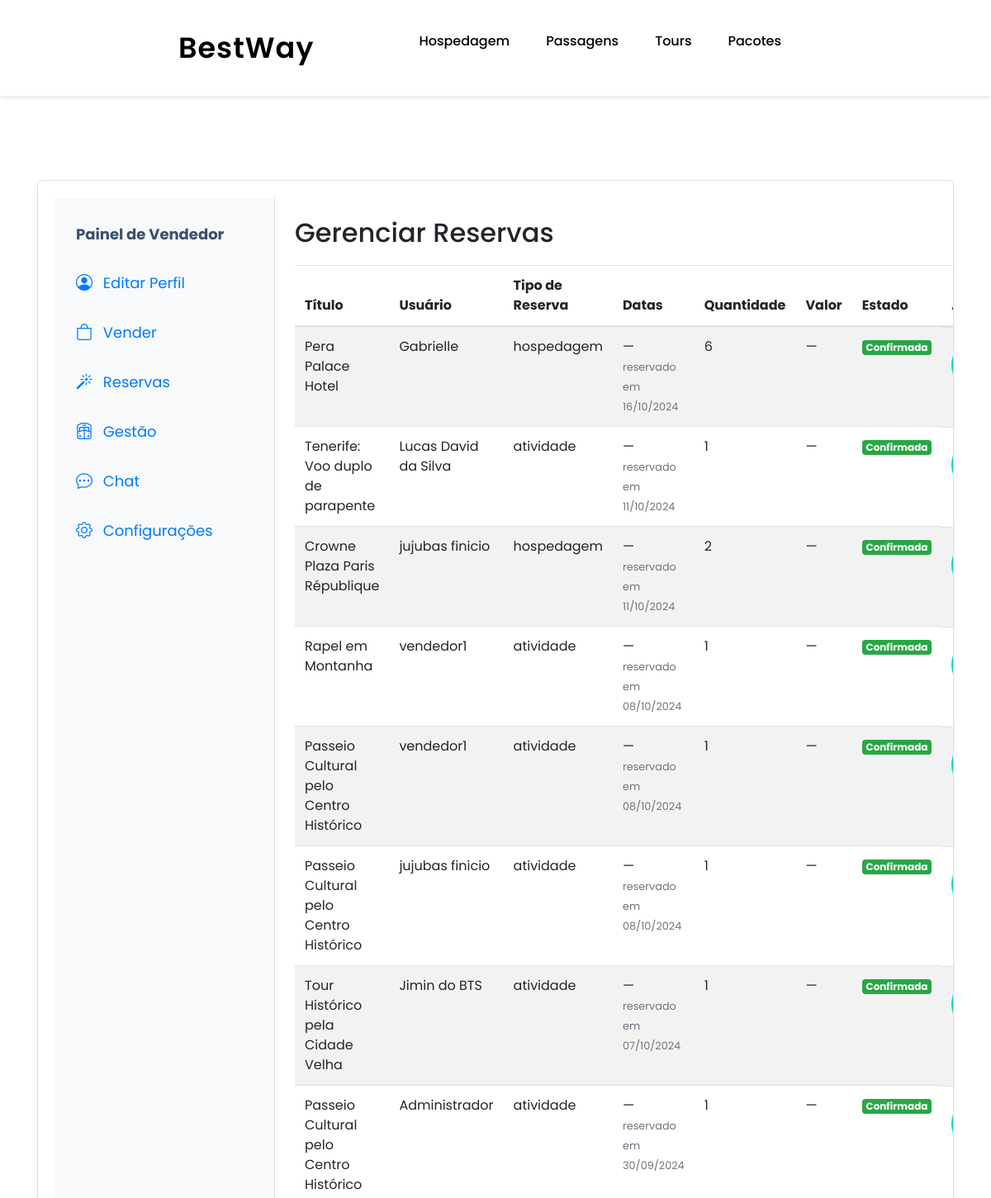
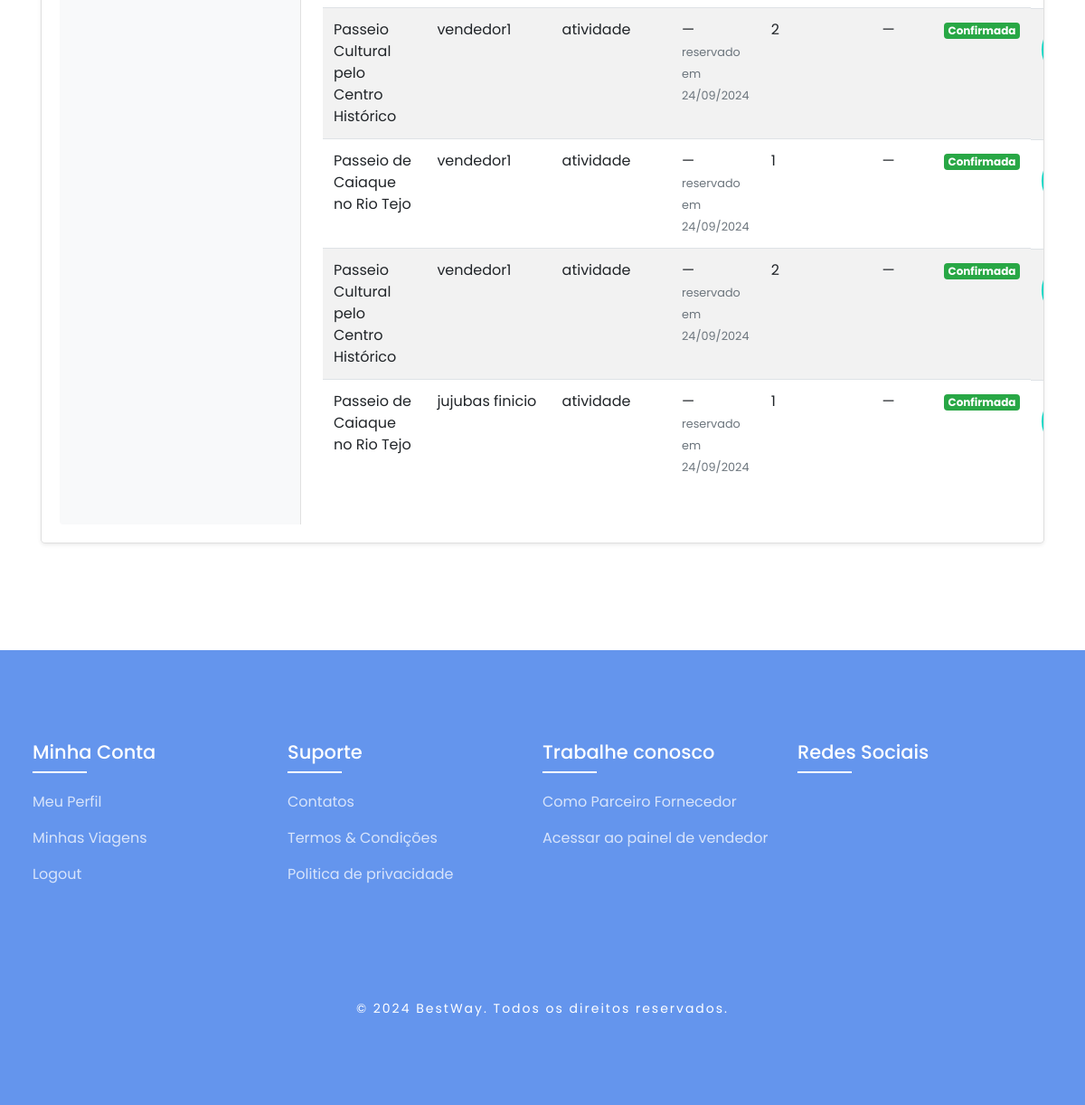
Page /public/vendedor/gerenciar_reservas.php (signed in) on the committed database (2 pictures, top to bottom).
### tables this page shows
CREATE TABLE `t_reservas` (
  `id` int(11) NOT NULL,
  `item_id` int(11) NOT NULL,
  `user_id` int(11) NOT NULL,
  `tipo_reserva` enum('atividade','voo','hospedagem','pacote') NOT NULL,
  `data_reserva` date NOT NULL,
  `quantidade` int(11) NOT NULL,
  `data_inicio` date DEFAULT NULL,
  `data_fim` date DEFAULT NULL,
  `preco_unitario` decimal(10,2) DEFAULT NULL,
  `preco_total` decimal(10,2) DEFAULT NULL,
  `estado` enum('confirmada','cancelada') NOT NULL DEFAULT 'confirmada'
);

CREATE TABLE `t_user` (
  `id` int(11) NOT NULL,
  `nick` varchar(20) NOT NULL,
  `nome` varchar(100) NOT NULL,
  `email` varchar(50) NOT NULL,
  `nome_marca` varchar(150) NOT NULL DEFAULT '',
  `biografia` text DEFAULT NULL,
  `data_nasc` varchar(10) DEFAULT NULL,
  `pass` varchar(255) NOT NULL,
  `foto` varchar(50) DEFAULT NULL,
  `tipo_user` int(11) NOT NULL DEFAULT 0,
  `notificacoes_ofertas` tinyint(1) NOT NULL DEFAULT 1,
  `tipo_antes_bloqueio` int(11) DEFAULT NULL
);

### config/reservas.php (called while the page is built, shortened)
<?php
function reserva_data($texto)
{
    if (!is_string($texto) || !preg_match('/^\d{4}-\d{2}-\d{2}$/', $texto)) {
        return null;
    }
    $data = DateTimeImmutable::createFromFormat('!Y-m-d', $texto);
    return ($data && $data->format('Y-m-d') === $texto) ? $data : null;
}
function reserva_formatar_data($texto)
{
    $data = reserva_data($texto);
    return $data ? $data->format('d/m/Y') : '—';
}
function reserva_formatar_preco($valor)
{
    return $valor === null ? '—' : number_format((float) $valor, 2, ',', '.') . ' €';
}

### public/vendedor/gerenciar_reservas.php (the view, shortened to what this page needs)
<?php
include '../../config/reservas.php';
$vendedor_id = $_SESSION['id'];
$sql = "SELECT r.id, r.item_id, r.tipo_reserva, r.data_reserva, r.quantidade,
               r.data_inicio, r.data_fim, r.preco_total, r.estado, u.nome AS user_nome,
               COALESCE(a.titulo, h.nome) AS titulo
        FROM t_reservas r
        JOIN t_user u ON r.user_id = u.id
        LEFT JOIN t_artigo a ON r.tipo_reserva = 'atividade' AND a.id = r.item_id
        LEFT JOIN t_hospedagem h ON r.tipo_reserva = 'hospedagem' AND h.id = r.item_id
        WHERE a.id_user = ? OR h.id_user = ?
        ORDER BY (r.data_inicio IS NULL), r.data_inicio DESC, r.id DESC";
$stmt = $ligacao->prepare($sql);
$stmt->bind_param("ii", $vendedor_id, $vendedor_id);
$stmt->execute();
$result = $stmt->get_result();
?>
<!DOCTYPE html>
<html lang="pt">
<head>
    <link rel="stylesheet" href="../../assets/css/style.css">
    <link rel="stylesheet" href="../../assets/css/styleperfil.css">
    <link href="https://cdn.jsdelivr.net/npm/bootstrap-icons/font/bootstrap-icons.css" rel="stylesheet">
    <link href="https://cdn.jsdelivr.net/npm/bootstrap@4.5.0/dist/css/bootstrap.min.css" rel="stylesheet">
</head>
<body>
    <header>
        <a href="../../index.html" style="font-size: 35px; font-weight: 600; letter-spacing: 1px; color: black;">BestWay</a>
        <ul class="navbar">
            <li><a href="#home" style="color: black;">Hospedagem</a></li>
            <li><a href="<?= BASE_URL ?>public/voos/voos.php" style="color: black;">Passagens</a></li>
            <li><a href="#destination" style="color: black;">Tours</a></li>
            <li><a href="<?= BASE_URL ?>public/pacotes/pacotes.php" style="color: black;">Pacotes</a></li>
        </ul>
    </header>
    <br><br><br><br><br><br><br>
    <div class="container light-style flex-grow-1 container-p-y">
        <div class="card shadow-sm rounded-lg">
            <div class="row no-gutters">
                <div class="col-md-3 p-3 bg-light rounded-left menu-container">
                    <nav class="menu">
                        <a class="menu-item" style="color: #3A506B"><strong>Painel de Vendedor</strong></a>
                        <a class="menu-item" href="admin.php" onclick="showContent('profile');"><i class="bi bi-person-circle"></i> Editar Perfil</a>
                        <a class="menu-item" href="vender_opcoes.php"><i class="bi bi-bag"></i> Vender</a>
                        <a class="menu-item" href="gerenciar_reservas.php"><i class="bi bi-magic"></i> Reservas</a>
                        <a class="menu-item" href="gestao_opcoes.php"><i class="bi bi-train-freight-front"></i> Gestão</a>
                        <a class="menu-item" href="chat.php"><i class="bi bi-chat-dots"></i> Chat</a>
                        <a class="menu-item" href="configuracoes2.php"><i class="bi bi-gear"></i> Configurações</a>
                    </nav>
                </div>
                <div class="col-md-9 p-4">
                    <h2>Gerenciar Reservas</h2>
                    <table class="table table-striped">
                        <thead>
                            <tr>
                                <th>Título</th>
                                <th>Usuário</th>
                                <th>Tipo de Reserva</th>
                                <th>Datas</th>
                                <th>Quantidade</th>
                                <th>Valor</th>
                                <th>Estado</th>
                                <th>Ações</th>
                            </tr>
                        </thead>
                        <tbody>
                            <?php while ($row = $result->fetch_assoc()): ?>
                            <tr>
                                <td><?php echo htmlspecialchars($row['titulo']); ?></td>
                                <td><?php echo htmlspecialchars($row['user_nome']); ?></td>
                                <td><?php echo htmlspecialchars($row['tipo_reserva']); ?></td>
                                <td>
                                    <?php if ($row['tipo_reserva'] == 'hospedagem' && $row['data_inicio']): ?>
                                        <?= reserva_formatar_data($row['data_inicio']) ?> a <?= reserva_formatar_data($row['data_fim']) ?>
                                    <?php else: ?>
                                        <?= reserva_formatar_data($row['data_inicio']) ?>
                                    <?php endif; ?>
                                    <br><small class="text-muted">reservado em <?= reserva_formatar_data($row['data_reserva']) ?></small>
                                </td>
                                <td><?php echo htmlspecialchars($row['quantidade']); ?></td>
                                <td><?= reserva_formatar_preco($row['preco_total']) ?></td>
                                <td><?= $row['estado'] == 'cancelada' ? '<span class="badge badge-secondary">Cancelada</span>' : '<span class="badge badge-success">Confirmada</span>' ?></td>
                            <td class="action-btns">
                                <?php if ($row['estado'] == 'confirmada'): ?>
                                <button type="button" class="btn btn-edit" data-toggle="modal" data-target="#editModal" data-reserva-id="<?php echo $row['id']; ?>" data-quantidade="<?= (int) $row['quantidade'] ?>">
                                    </button>
                                <?php endif; ?>
                                </td>
                            </tr>
                            <?php endwhile; ?>
                        </tbody>
                    </table>
                </div>
            </div>
        </div>
    </div>
    <br><br>
    <?php include '../../views/partials/footer.php' ?>
</body>
</html>

### assets/css/style.css (style rules this page uses)
* { padding: 0; margin: 0; box-sizing: border-box; font-family: "Poppins", sans-serif; text-decoration: none; list-style: none; scroll-behavior: smooth; }
:root { --bg-color: #fff; --text-color: #221314; --second-color: #4169e1; --main-color: #6495ed; --big-font: 6rem; --h2-font: 3rem; --p-font: 1.1rem; }
body { background: var(--bg-color); color: var(--text-color); }
header { position: fixed; top: 0; right: 0; width: 100%; z-index: 100; display: flex; align-items: center; justify-content: space-between; background: transparent; padding: 30px 18%; transition: ease 0.4s; }
.btn { background: var(--main-color); color: white; padding: 12px 20px; border-radius: 5px; cursor: pointer; }
.navbar { display: flex; }
.navbar a { color: var(--bg-color); font-size: var(--p-font); font-weight: 500; padding: 10px 22px; border-radius: 4px; transition: ease 0.4s; }
body { font-family: Arial, sans-serif; margin: 0; padding: 0; background-color: #f4f4f4; }
@media (max-width: 1400px) { header { padding: 17px 3%; transition: 0.2s; } }
@media (max-width: 1400px) { :root { --big-font: 4.5rem; --h2-font: 2.3rem; --p-font: 1rem; transition: 0.2s; } }

### assets/css/styleperfil.css (style rules this page uses)
body { background-image: url('images/fundo.png'); background-size: cover; background-position: center; font-family: 'San Francisco', 'Helvetica Neue', Arial, sans-serif; margin-top: 30px; color: #333; }
.container { max-width: 300px; margin: 30px auto; padding: 20px; }
.card { background: #ffffff; box-shadow: 0 1px 3px rgba(0, 0, 0, 0.1); padding: 20px; margin-bottom: 20px; }
.btn { background: #007aff; color: #ffffff; padding: 10px 20px; border-radius: 50px; font-size: 14px; transition: background-color 0.3s ease, transform 0.3s ease; }
.card, .btn { border-radius: 12px; }

### public/vendedor/gerenciar_reservas.php (style rules this page uses)
body { font-family: 'Poppins', sans-serif; }
header { position: fixed; top: 0; right: 0; width: 100%; z-index: 100; display: flex; align-items: center; justify-content: space-between; padding: 30px 18%; background-color: white; box-shadow: 0 2px 5px rgba(0, 0, 0, 0.1); }
.menu-container { background-color: #f8f9fa; border-right: 1px solid #e0e0e0; }
.menu { display: flex; flex-direction: column; }
.menu-item { color: #007AFF; padding: 10px; margin: 5px 0; text-decoration: none; font-size: 18px; border-radius: 10px; transition: background-color 0.3s ease, transform 0.2s ease-in-out; }
.menu-item i { margin-right: 8px; font-size: 20px; }
.card { border-radius: 15px; overflow: hidden; }
.table { margin-top: 20px; }
.btn-edit { background-color: transparent; color: #28a745; border-radius: 50px; margin-right: 5px; background-color: transparent; border: 3px solid #00d7c3; }
.action-btns { display: flex; gap: 10px; }

### rows in the picture
t_reservas: titulo "Pera Palace Hotel", user.nome "Gabrielle", tipo_reserva "hospedagem", data_inicio "—", data_reserva "16/10/2024", quantidade "6", preco_total "—", estado "Confirmada"
t_reservas: titulo "Tenerife: Voo duplo de parapente", user.nome "Lucas David da Silva", tipo_reserva "atividade", data_inicio "—", data_reserva "11/10/2024", quantidade "1", preco_total "—", estado "Confirmada"
t_reservas: titulo "Crowne Plaza Paris République", user.nome "jujubas finicio", tipo_reserva "hospedagem", data_inicio "—", data_reserva "11/10/2024", quantidade "2", preco_total "—", estado "Confirmada"
t_reservas: titulo "Rapel em Montanha", user.nome "vendedor1", tipo_reserva "atividade", data_inicio "—", data_reserva "08/10/2024", quantidade "1", preco_total "—", estado "Confirmada"
t_reservas: titulo "Passeio Cultural pelo Centro Histórico", user.nome "vendedor1", tipo_reserva "atividade", data_inicio "—", data_reserva "08/10/2024", quantidade "1", preco_total "—", estado "Confirmada"
t_reservas: titulo "Passeio Cultural pelo Centro Histórico", user.nome "jujubas finicio", tipo_reserva "atividade", data_inicio "—", data_reserva "08/10/2024", quantidade "1", preco_total "—", estado "Confirmada"
t_reservas: titulo "Tour Histórico pela Cidade Velha", user.nome "Jimin do BTS", tipo_reserva "atividade", data_inicio "—", data_reserva "07/10/2024", quantidade "1", preco_total "—", estado "Confirmada"
t_reservas: titulo "Passeio Cultural pelo Centro Histórico", user.nome "Administrador", tipo_reserva "atividade", data_inicio "—", data_reserva "30/09/2024", quantidade "1", preco_total "—", estado "Confirmada"
t_reservas: titulo "Passeio Cultural pelo Centro Histórico", user.nome "vendedor1", tipo_reserva "atividade", data_inicio "—", data_reserva "24/09/2024", quantidade "2", preco_total "—", estado "Confirmada"
t_reservas: titulo "Passeio de Caiaque no Rio Tejo", user.nome "vendedor1", tipo_reserva "atividade", data_inicio "—", data_reserva "24/09/2024", quantidade "1", preco_total "—", estado "Confirmada"
t_reservas: titulo "Passeio Cultural pelo Centro Histórico", user.nome "vendedor1", tipo_reserva "atividade", data_inicio "—", data_reserva "24/09/2024", quantidade "2", preco_total "—", estado "Confirmada"
t_reservas: titulo "Passeio de Caiaque no Rio Tejo", user.nome "jujubas finicio", tipo_reserva "atividade", data_inicio "—", data_reserva "24/09/2024", quantidade "1", preco_total "—", estado "Confirmada"
